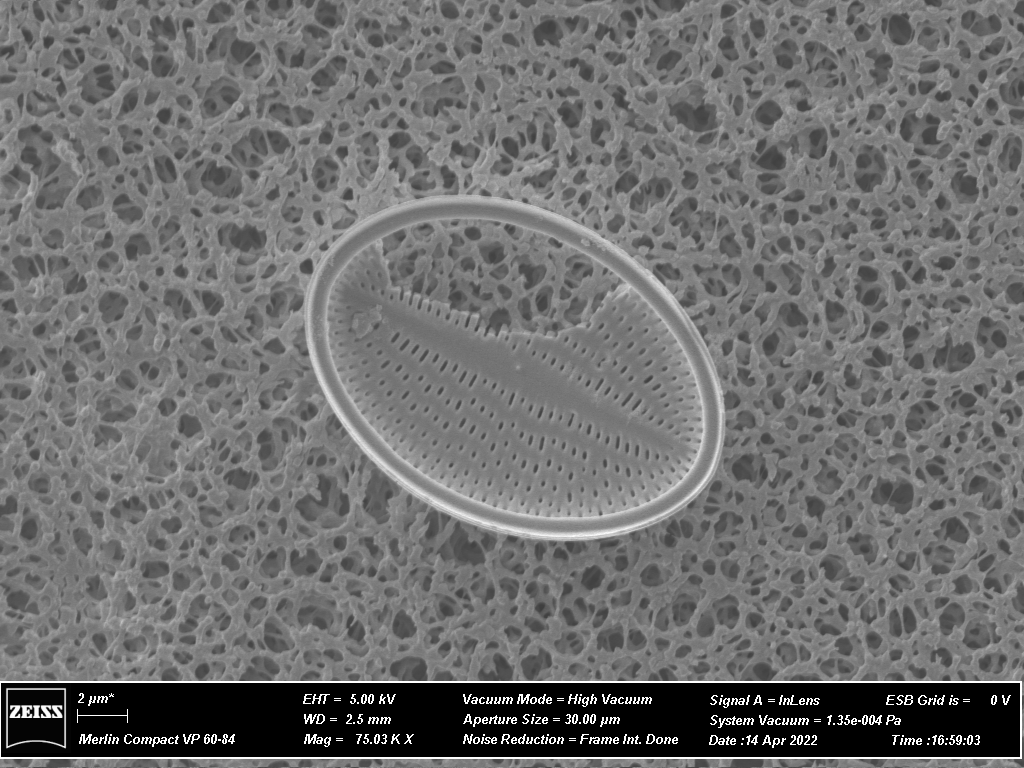
#> input picture data/digital_holography/diatom/source.png, 1024 x 768 px
$ python optical_holography_demo.py --source ../data/digital_holography/diatom/source.png
#> lines starting #> are read from the running program, lines starting #| are printed output that depends on the picture
### optics_sim/core.py
"""SI units; arrays indexed [y, x]; centered spatial and frequency coordinates.

LightPipes.Forvard is the default Fresnel engine. Its common carrier phase is
removed so all backends use the slowly varying complex envelope convention.
"""
from dataclasses import dataclass
import numpy as np
from scipy import fft


@dataclass(frozen=True)
class Grid:
    n: int = 512
    dx: float = 5e-6
    wavelength: float = 632.8e-9

    def __post_init__(self):
        if not isinstance(self.n, (int, np.integer)) or self.n < 32 or self.n % 2:
            raise ValueError("n 必须是 ≥32 的偶数（LightPipes FFT 约定）。")
        if not np.isfinite(self.dx) or not np.isfinite(self.wavelength) or min(self.dx, self.wavelength) <= 0:
            raise ValueError("采样间隔和波长必须是有限正数，单位 m。")

    @property
    def size(self):
        return self.n * self.dx

    @property
    def x(self):
        return (np.arange(self.n) - self.n // 2) * self.dx

    @property
    def frequency(self):
        return fft.fftshift(fft.fftfreq(self.n, self.dx))

    @property
    def xy(self):
        return np.meshgrid(self.x, self.x)

    def check_field(self, field):
        a = np.asarray(field, dtype=np.complex128)
        if a.shape != (self.n, self.n) or not np.all(np.isfinite(a)):
            raise ValueError(f"复振幅必须是有限的 {self.n}×{self.n} 数组。")
        return a


@dataclass
class Plane:
    field: np.ndarray
    x: np.ndarray
    method: str

    @property
    def intensity(self):
        return np.abs(self.field) ** 2


def fft2c(a):
    return fft.fftshift(fft.fft2(fft.ifftshift(a), norm="ortho"))


def ifft2c(a):
    return fft.fftshift(fft.ifft2(fft.ifftshift(a), norm="ortho"))


def transfer_function(grid, z, method="fresnel"):
    fx, fy = np.meshgrid(fft.fftfreq(grid.n, grid.dx), fft.fftfreq(grid.n, grid.dx))
    if method == "fresnel":
        return np.exp(-1j * np.pi * grid.wavelength * z * (fx**2 + fy**2))
    if method != "angular":
        raise ValueError("传递函数仅支持 fresnel / angular。")
    q = 1 - grid.wavelength**2 * (fx**2 + fy**2)
    # Project out evanescent waves for a bounded backward operator. For forward
    # propagation retain their physical exponential decay, never a growing branch.
    h = np.zeros_like(q, dtype=complex)
    mask = q >= 0
    # sqrt(q)-1 evaluated without cancellation; removes the common exp(ikz).
    h[mask] = np.exp(1j * 2*np.pi/grid.wavelength * z *
                     ((q[mask]-1) / (np.sqrt(q[mask])+1)))
    if z >= 0:
        h[~mask] = np.exp(-2*np.pi/grid.wavelength * z * np.sqrt(-q[~mask])) * np.exp(-1j * 2*np.pi/grid.wavelength * z)
    return h


def propagate(field, grid, z, method="fresnel", backend="lightpipes"):
    a = grid.check_field(field)
    if not np.isfinite(z):
        raise ValueError("传播距离必须是有限数。")
    if method not in ("fresnel", "angular"):
        raise ValueError("同采样传播仅支持 fresnel / angular；远场使用 far_field。")
    if backend not in ("lightpipes", "scipy"):
        raise ValueError("backend 必须是 lightpipes / scipy。")
    if z == 0:
        return a.copy()
    if method == "fresnel" and backend == "lightpipes":
        try:
            from LightPipes import Begin, Forvard
        except ImportError as exc:
            raise RuntimeError("请安装 requirements.txt，或显式选择 backend='scipy'。") from exc
        wave = Begin(grid.size, grid.wavelength, grid.n)
        wave.field = a.copy()
        out = Forvard(wave, float(z)).field
        # LP 2.1.5 uses this legacy constant and abs(z) for its common phase.
        return out * np.exp(-1j * (2 * 3.141592654 / grid.wavelength * abs(z)))
    return fft.ifft2(fft.fft2(a) * transfer_function(grid, z, method))


# [45 lines left out: functions far_field, far_field_window, fresnel_one_fft, not called in this run]


def power(field, dx):
    return float(np.sum(np.abs(field)**2) * dx**2)


# [26 lines left out: functions edge_metrics, sampling_report, not called in this run]

### optics_sim/holography.py
"""Off-axis recording/reconstruction, four-step phase shifting and screen compensation."""
from dataclasses import dataclass, asdict
import numpy as np
from .core import Grid, Plane, propagate, fft2c, ifft2c
from .objects import demo_object, image_object, phase_screen
from .metrics import similarity, relative_error, phase_rmse
from .results import Result


@dataclass
class HolographyConfig:
    n: int = 512
    dx: float = 5e-6
    wavelength: float = 632.8e-9
    z: float = .1
    theta_deg: float = 1.5
    bandwidth: float = 8000.
    reference_amplitude: float = 1.5
    snap_carrier: bool = True
    strict_sampling: bool = True
    backend: str = "lightpipes"
    image_path: str | None = None
    image_mode: str = "amplitude"
    image_samples: int = 128
    screen_rms: float = 1.2
    seed: int = 7


def bandlimit(field, grid, bandwidth):
    fx, fy = np.meshgrid(grid.frequency, grid.frequency)
    mask = fx**2+fy**2 <= bandwidth**2
    return ifft2c(fft2c(field)*mask), mask


def carrier_conditions(grid, carrier, bandwidth):
    nyquist = 1/(2*grid.dx)
    # DC autocorrelation radius is 2B; the object sideband radius is B.
    return {"carrier_per_m": float(carrier), "object_bandwidth_per_m": float(bandwidth),
            "nyquist_per_m": float(nyquist),
            "dc_separation_margin_per_m": float(abs(carrier)-3*bandwidth),
            "nyquist_margin_per_m": float(nyquist-abs(carrier)-bandwidth),
            "dc_fits": bool(2*bandwidth < nyquist),
            "separated": bool(abs(carrier)>3*bandwidth and abs(carrier)+bandwidth<nyquist and 2*bandwidth<nyquist),
            "fringe_samples": float(1/(abs(carrier)*grid.dx)) if carrier else None}


def record(object_wave, reference):
    return np.abs(object_wave+reference)**2


# [128 lines left out: functions reconstruct_off_axis, record_phase_steps, reconstruct_phase_steps, run, not called in this run]

### optics_sim/optical_holography_demo.py
"""Image-based simulation of thin optical hologram recording and optical replay.

Replay multiplies the recorded amplitude transmittance by illumination, then
models a physical 4f order-selection pupil and propagation. No camera demodulator
or truth data enters replay. Back propagation displays the virtual-image field;
conjugate illumination forms the real image by forward propagation.
"""
from pathlib import Path
import argparse
import json
import numpy as np
from PIL import Image
import matplotlib
matplotlib.use('Agg')
import matplotlib.pyplot as plt
from matplotlib.colors import PowerNorm, LogNorm
from matplotlib.patches import Circle
from .core import Grid, propagate, fft2c
from .holography import bandlimit, record, carrier_conditions
from .metrics import relative_error
from .phase_comparison_figures import image

ROOT=Path(__file__).resolve().parents[1]


def optical_replay(transmittance_path,calibration_path):
    """Replay interface: analog transmittance and optical geometry only.

    Results use a common upright coordinate frame: the fixed 180-degree image
    rotation of a physical 4f relay is compensated in the display coordinates.
    This fixed convention does not use target-dependent registration.
    """
    c=json.loads(Path(calibration_path).read_text(encoding='utf-8'))
    with np.load(transmittance_path) as f:t=f['amplitude_transmittance']
    g=Grid(c['n'],c['dx_m'],c['wavelength_m']);x,_=g.xy
    r=c['reference_amplitude']*np.exp(2j*np.pi*c['carrier_per_m']*x)
    # A physical lens/pupil/lens arrangement selects the on-axis desired order
    # after reference illumination. FFTs implement the optical propagation.
    virtual_exit=t*r;real_exit=t*np.conj(r)
    virtual_order,pupil=bandlimit(virtual_exit,g,c['optical_pupil_bandwidth_per_m'])
    real_order,_=bandlimit(real_exit,g,c['optical_pupil_bandwidth_per_m'])
    virtual=propagate(virtual_order,g,-c['distance_m'],method='fresnel',backend='scipy')
    real=propagate(real_order,g,c['distance_m'],method='fresnel',backend='scipy')
    return {'virtual_exit':virtual_exit,'real_exit':real_exit,'virtual_order':virtual_order,
            'real_order':real_order,'virtual':virtual,'real':real,'pupil':pupil},c


def run(source=None,output=None):
    source=Path(source or ROOT/'data/optical_holography/camera/source.png')
    out=Path(output or ROOT/'outputs/optical_holography/camera');out.mkdir(parents=True,exist_ok=True)
    g=Grid(2048,1.25e-6,632.8e-9);z=.002;bandwidth=44000.;ar=1.5;fc=370/g.size
    width=1024;photo=np.asarray(Image.open(source).convert('L').resize((width,width),Image.Resampling.LANCZOS),float)/255
#> after `photo = np.asarray(Image.open(source).convert('L').resize((width, widt`:
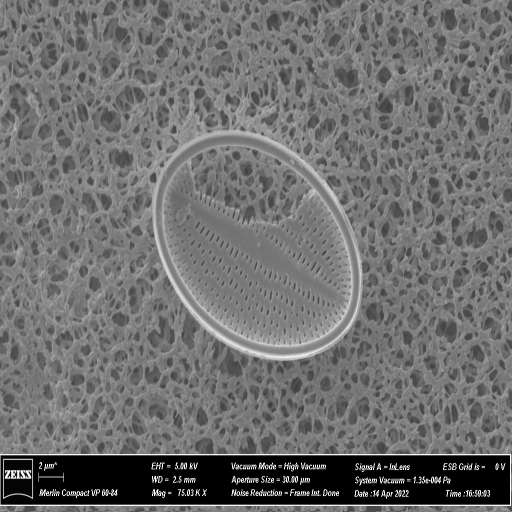
#> photo: shape (1024, 1024) float64 (shown at 1/2 size); min 0, max 1, mean 0.433
    r0=(g.n-width)//2;roi=np.array([r0-12,r0+width+12,r0-12,r0+width+12]);sl=np.s_[roi[0]:roi[1],roi[2]:roi[3]]
    axis=(np.arange(width)+.5)/width
    phase=1.2*np.sin(2*np.pi*4*axis[:,None])*np.sin(2*np.pi*4*axis[None,:])
    raw=np.zeros((g.n,g.n),complex);raw[r0:r0+width,r0:r0+width]=np.sqrt(photo)*np.exp(1j*phase)
    target,pupil=bandlimit(raw,g,bandwidth)
    object_wave=propagate(target,g,z,method='fresnel',backend='scipy')
    x,_=g.xy;reference=ar*np.exp(2j*np.pi*fc*x)
    hologram=record(object_wave,reference);imax=float(hologram.max());t=hologram/imax
    sampling=carrier_conditions(g,fc,bandwidth)
    if not sampling['separated'] or 2*fc+bandwidth>=1/(2*g.dx):raise ValueError('Recording/replay orders alias.')
    config={'n':g.n,'dx_m':g.dx,'wavelength_m':g.wavelength,'distance_m':z,
      'carrier_per_m':fc,'reference_amplitude':ar,'optical_pupil_bandwidth_per_m':bandwidth,
      'hologram_intensity_normalizer':imax,'hologram_amplitude_law':'t_H=I_H/max(I_H), real 0..1',
      'phase_amplitude_rad':1.2,'phase_cycles_per_image':4,'object_width_m':width*g.dx,
      'propagation':'periodic discrete Fresnel transfer function; common axial phase removed',
      'replay':'reference or conjugate reference illumination; physical 4f circular pupil selects desired order',
      'comparison_coordinates':'fixed 180-degree 4f relay inversion compensated by the upright coordinate convention; no truth-dependent registration'}
    np.savez_compressed(out/'hologram-transmittance.npz',amplitude_transmittance=t)
    (out/'calibration.json').write_text(json.dumps(config,ensure_ascii=False,indent=2),encoding='utf-8')
    replay,_=optical_replay(out/'hologram-transmittance.npz',out/'calibration.json')
    gain=ar*ar/imax;virtual=replay['virtual']/gain;real=replay['real']/gain
    unfiltered=propagate(replay['virtual_exit'],g,-z,method='fresnel',backend='scipy')/gain
    metrics={'configuration':config,'sampling':sampling,
#> (the run stopped early here; a loop or call above may not have finished)
